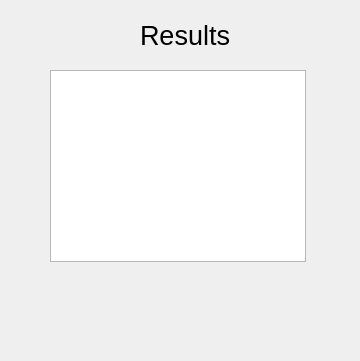
<?xml version="1.0" encoding="UTF-8"?>
<ui version="4.0">
 <class>Results</class>
 <widget class="QDialog" name="Results">
  <property name="geometry">
   <rect>
    <x>0</x>
    <y>0</y>
    <width>360</width>
    <height>361</height>
   </rect>
  </property>
  <property name="windowTitle">
   <string>Dialog</string>
  </property>
  <widget class="QTableWidget" name="tableWidget">
   <property name="geometry">
    <rect>
     <x>50</x>
     <y>70</y>
     <width>256</width>
     <height>192</height>
    </rect>
   </property>
  </widget>
  <widget class="QLabel" name="label">
   <property name="geometry">
    <rect>
     <x>140</x>
     <y>20</y>
     <width>111</width>
     <height>31</height>
    </rect>
   </property>
   <property name="text">
    <string>&lt;html&gt;&lt;head/&gt;&lt;body&gt;&lt;p&gt;&lt;span style=&quot; font-size:20pt;&quot;&gt;Results&lt;/span&gt;&lt;/p&gt;&lt;/body&gt;&lt;/html&gt;</string>
   </property>
  </widget>
 </widget>
 <resources/>
 <connections/>
</ui>
